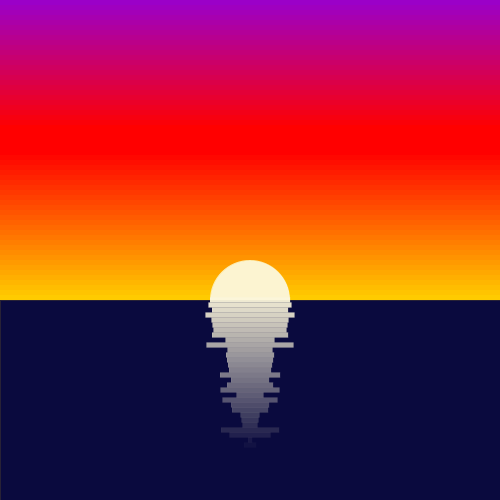
Frame 1 (no input)
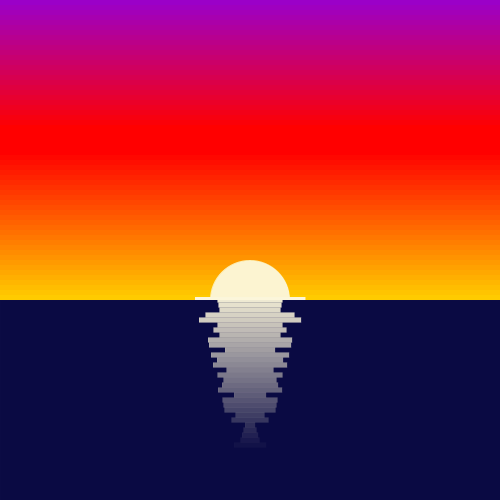
Frame 60 (the mouse pressed at the canvas centre just before this capture)
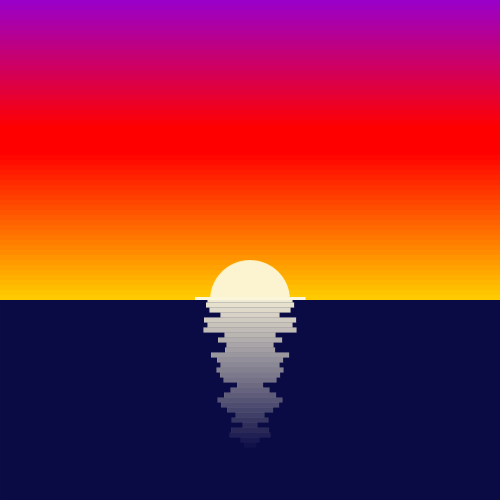
Frame 120 (the mouse held since frame 60 and released just before this capture)

The Processing sketch that drew these frames (run headless with seeded random() and noise(); from frame 60 on, the mouse is pressed at the canvas centre):

// Processing sketch: Sunset
// ── Sunset.pde
void setup(){
  background(#FFFFFF);
  size(500,500);
  strokeWeight(0);
  rectMode(CORNER);
  smooth();
  
  for (int i = 0; i<25; i++) 
  {
    int c = i-0;
    stroke(155+i*4,0,200-i*8);
    fill(155+i*4,0,200-i*8);
    rect(0,i*5,500,5);
  }
  
  for (int i = 25; i<60; i++) 
  {
    int inte = 7;
    int c = i-30;
    stroke(255,c*inte,l);
    fill(255,c*inte,l);
    rect(0,i*5,500,5);
  }  
  
  fill(#FCF4D1);
  ellipse(250,300,80,80);
  
}


int l = 0;
void draw(){
  rectMode(CORNER);
  int b = (int)Math.round(Math.random()*10);
  fill(10,10,60+b);
  rect(0,300,500,200);
  
  rectMode(CENTER);
  for (int i = 60; i<90; i++) 
  {
    int r = (int)Math.round(Math.random()*10);
    int c = 90-i;
    
    stroke(252,246,219,c*8);
    fill(252,246,219,c*8);
    rect(250,i*5,c*2+r*5,5);
  }  
  
  //exit();
  
  
}
